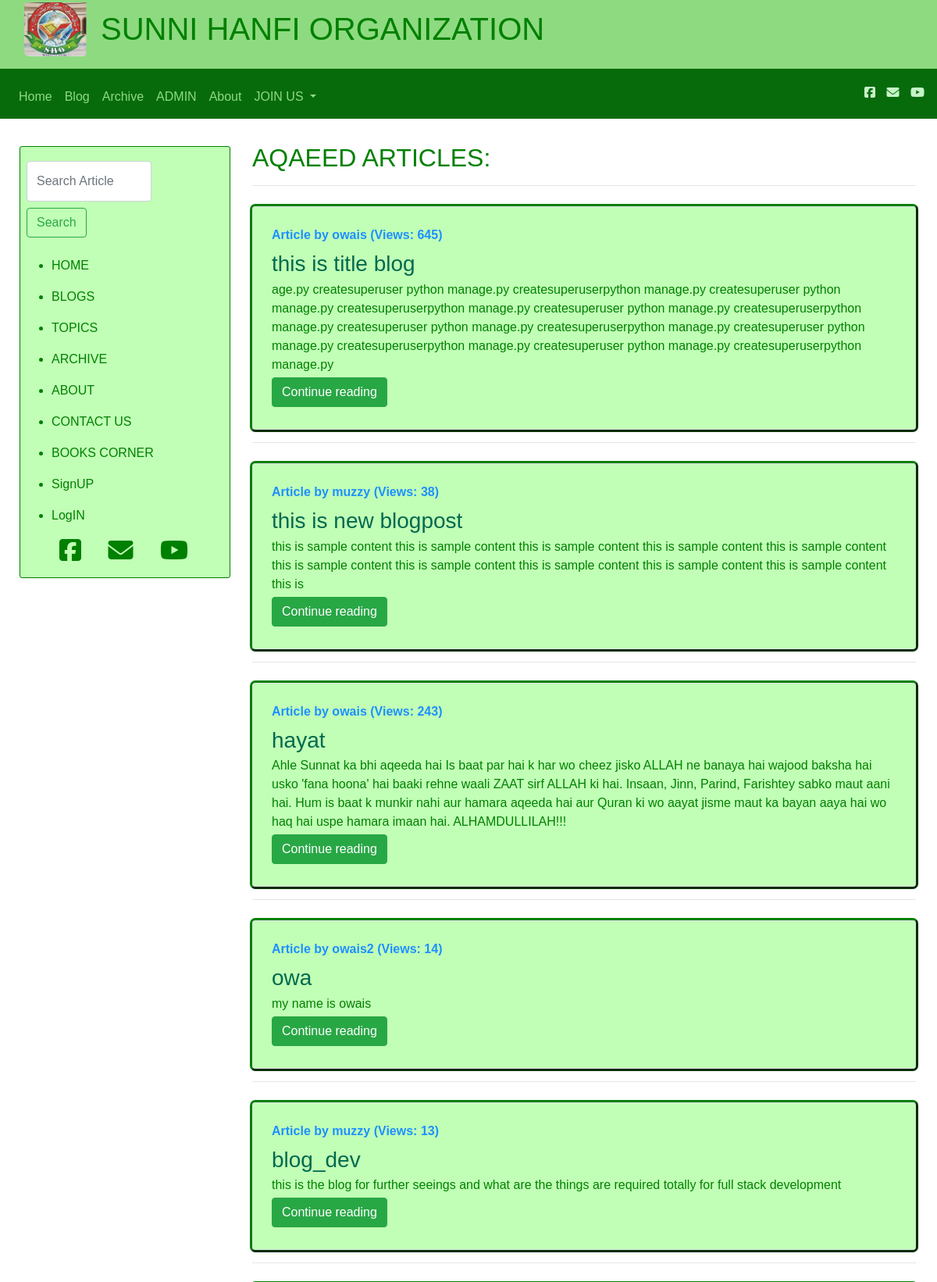
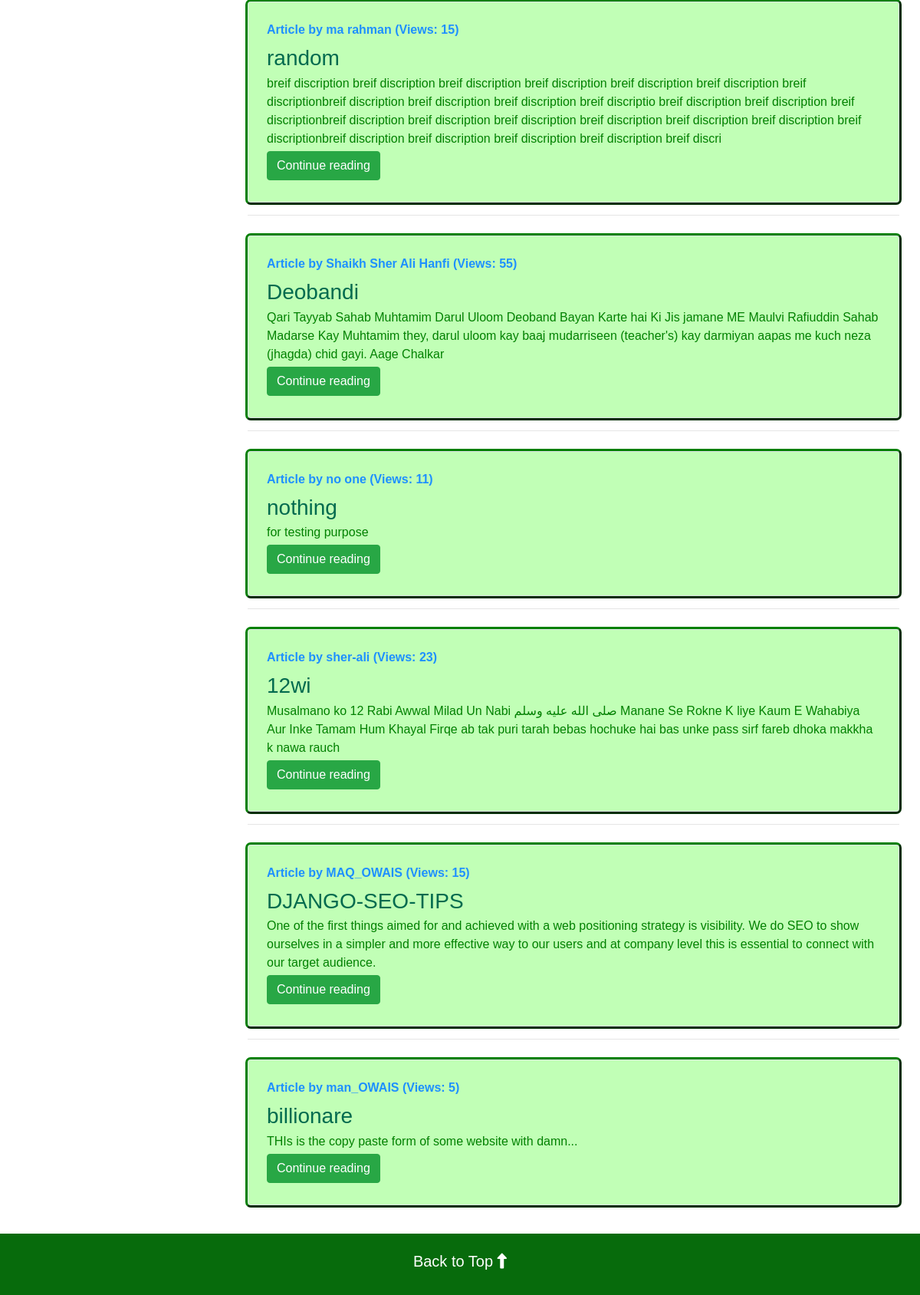
Screenshot of /blog/ with the database file from the repository (2 pictures, top to bottom).
### blog/models.py (models this page shows, shortened)
class Post(models.Model):
    MONTHLY_CHOICES = (
        ('JAN', 'JAN',),
        ('FEB', 'FEB',),
        ('MAR', 'MAR',),
        ('APR', 'APR',),
        ('MAY', 'MAY',),
        ('JUN', 'JUN',),
        ('JUL', 'JUL',),
        ('AUG', 'AUG',),
        ('SEPT', 'SEPT',),
        ('OCT', 'OCT',),
        ('NOV', 'NOV',),
        ('DEC', 'DEC',),
    )
    YEARLY_CHOICES = (
        ('2014', '2014',),
        ('2015', '2015',),
        ('2016', '2016',),
        ('2017', '2017',),
        ('2018', '2018',),
        ('2019', '2019',),
        ('2020', '2020',),
        ('2021', '2021',),
        ('2022', '2022',),
        ('2023', '2023',),
        ('2024', '2024',),
        ('2025', '2025',),
        ('2026', '2026',),
        ('2027', '2027',),
        ('2028', '2028',),
        ('2029', '2029',),
        ('2030', '2030',),
        ('2031', '2031',),
        ('2032', '2032',),
        ('2033', '2033',),
        ('2034', '2034',),
        ('2035', '2035',),
        ('2036', '2036',),
        ('2037', '2037',),
        ('2038', '2038',),
        ('2039', '2039',),
        ('2040', '2040',),
    )
    sno = models.AutoField(primary_key=True)
    title = models.CharField(max_length=255)
    author = models.CharField(max_length=100)
    brief = models.TextField(max_length=480,null=True)
    content = models.TextField()
    slug = models.CharField(max_length=130)
    views = models.IntegerField(default=0)
    topicsub = models.ForeignKey(Topic, blank=True, null=True, on_delete=models.CASCADE)
    rewrite_topicsub = models.CharField('Rewrite Topicsub (same as above) exactly {very compulsory} else this will not appear with "Topic section"',max_length=255,null=True,blank=True)
    timeStamp = models.DateTimeField(auto_now_add=True)
    monthly = models.CharField(
        choices=MONTHLY_CHOICES,
        max_length=20,
        null=True
    )
    yearly= models.CharField(
        choices=YEARLY_CHOICES,
        max_length=30,
        null=True,
    )

### blog/views.py (the view)
def blogHome(request):
    all_post = Post.objects.all()
    context = {"all_post": all_post ,
                "blog_page": "active"}
    return render(request , 'blog/blogHome.html', context)

### templates/blog/blogHome.html (shortened to what this page needs)
{% extends 'base.html' %}
{% block body %}
<div class="row" style="height: auto !important; margin-right: 10px; margin-left: 10px; margin-top: 10px;">
    <div id="sidebar3" style="height: auto !important;" itemscope="itemscope"
        itemtype="http://schema.org/WPSideBar" style="height: auto !important;">
        <div class="slidebar ty-trigger section" id="slidebar" style="height: auto !important;">
            <div class="widget LinkList" data-version="1" id="LinkList1">
                <h2 style="color: #556B2F; padding:5px;">
                </h2>
                <div class="widget-content">
                    <div id="srch1">
                        <form method="get" style="    margin-left: 0.5rem!important;" action="/search" class="form-inline my-2 my-lg-0 mx-3">
                        <input class="form-control mr-sm-1" type="search" placeholder="Search Article" aria-label="Search" name="query"
                            id="query" style="width:55%">
                        <button class="btn btn-outline-success my-2 mr-sm-1" type="submit">Search</button>
                        </form>
                    </div>
                    <ul style="color: green;">
                        <li><a href="/">
                                <p style=" color: green;">
                                    <p style=" color: green;">HOME</p>
                                </p>
                            </a></li>
                            <li><a href="/blog" style="color: green;">
                                <p>
                                    <p style=" color: green;">BLOGS</p>
                                </p>
                            </a></li>
                            <li><a href="/#topic" style="color: green;">
                                <p>
                                    <p style=" color: green;">TOPICS</p>
                                </p>
                            </a></li>
                            <li><a href="/archive" style="color: green;">
                                <p>
                                    <p style=" color: green;">ARCHIVE</p>
                                </p>
                            </a></li>
                            <li><a href="/about" style="color: green;">
                                <p>
                                    <p style=" color: green;">ABOUT</p>
                                </p>
                            </a></li>
                            <li><a href="/contact" style="color: green;">
                                <p>
                                    <p style=" color: green;">CONTACT US</p>
                                </p>
                            </a></li>
                            <li><a href="/books" style="color: green;">
                                <p>
                                    <p style=" color: green;">BOOKS CORNER</p>
                                </p>
                            </a></li>
                            {% if not user.is_authenticated %}
                            <li>
                                <a class="dropdown-item" data-toggle="modal" data-target="#signUPModal" style="color: green; width:70%; padding: 0px; cursor: pointer;">
                                <p>
                                    <p style=" color: green;">SignUP</p>
                                </p>
                            </a>
                            </li>
                            {% endif %}
                            {% if not user.is_authenticated %}
                            <li>
                                <a class="dropdown-item" data-toggle="modal" data-target="#loginModal" style="color: green; width:70%; padding: 0px; cursor: pointer;">
                                <p>
                                    <p style=" color: green;">LogIN</p>
                                </p>
                            </a>
                            </li>
                            {% endif %}
                            <div>
                                <a style="color: green; padding-left: 10px; padding-right: 20px;"
                                    href="https://www.facebook.com/SunniHanfiOrganisationMumbai/"><i
                                        class="fab fa-facebook-square fa-2x"></i></a>
                                <a style="color: green; padding-left: 10px; padding-right: 20px;"
                                    href="mailto: imran.shaikh16230@gmail.com" title="email"><i class="fas fa-envelope fa-2x"></i></a>
                                <a style="color:green; padding-left: 10px;padding-right:20px;"
                                    href="https://www.youtube.com/user/786SHO/videos" title="youtube"><i
                                        class="fa fa-youtube-play fa-2x" aria-hidden="true"></i>
                                </a>
                            </div>
                    </ul>
                </div>
            </div>
        </div>
    </div>
    <div class="container my-3" id="wrapper3">
        <h2 style="color: green;">AQAEED ARTICLES:</h2>
        {% for post in all_post%}
        <hr style="padding: 5px; color: solid green;">
        <div class="row no-gutters border rounded overflow-hidden flex-md-row my-3 shadow-sm h-md-250 position-relative"
            style=" border:0px green ; outline-style: outset; outline-color: green; background-color: rgb(193, 255, 182) ; ">
            <div class="col p-4 d-flex flex-column position-static">
                <strong class="d-inline-block mb-2" style="color:#1E90FF	;">Article by {{post.author}} (Views: {{ post.views}})</strong>
                <h3 class="mb-0 " style="color:#006a4e;"><a style="color:#006a4e;" href="/blog/{{post.slug}}/">{{post.title}}</a></h3>
                <p class="card-text mb-auto"style="color: green;">{{post.brief|safe|truncatechars:480}} </p>
                <div class="my-1"><a href="/blog/{{post.slug}}/" role="button" class="btn btn-success">Continue
                        reading</a>
                </div>
            </div>
        </div>
        {% endfor %}
    </div>
</div>
{% endblock body %}

### templates/blog/blogHome.html (style rules this page uses)
@media only screen and (min-width: 1000px) { #wrapper3, #sidebar3 { float: none; clear: both; margin: 0; } }
@media only screen and (min-width: 1100px) { #sidebar3 { padding-top: 20px; width: 30%; float: right; margin-bottom: 130px; margin-right: 20px; } }
@media only screen and (min-width: 1200px) and (max-width: 1299px) { #wrapper3 { max-width: 850px; } }
@media only screen and (min-width: 1200px) and (max-width: 1299px) { #sidebar3 { max-width: 270px; } }
@media only screen and (min-width: 1005px) { #wrapper3 { padding: 0px; width: 70%; float: left; } }
@media only screen and (min-width: 1100px) { #sidebar3 { padding-top: 25px; padding-right: 3px; padding-left: 15px; width: 30%; float: right; } }
@media only screen and (min-width: 250px) { #LinkList1 { border: 0.6px solid green; border-radius: 3px; background-color: rgb(193, 255, 182); } }
@media only screen and (min-width: 300px) { #wrapper3 { padding: 5px; } }
@media only screen and (min-width: 300px) { #wrapper3 { width: 98%; } }
#wrapper3 { float: left; }

### templates/base.html (style rules this page uses)
.form-control { width: 97%; }
* { font-family: 'Gill Sans', 'Gill Sans MT', Calibri, 'Trebuchet MS', sans-serif; }

### rows the page displays
Post: author "owais", views "645", title "this is title blog", brief "age.py createsuperuser python manage.py createsuperuserpython manage.py createsuperuser python manage.py createsuperuserpython manage.py createsuperuser python manage.py createsuperuserpython manage.py createsuperuser python manage.py createsuperuserpython manage.py createsuperuser python manage.py createsuperuserpython manage.py createsuperuser python manage.py createsuperuserpython manage.py"
Post: author "muzzy", views "38", title "this is new blogpost", brief "this is sample content this is sample content this is sample content this is sample content this is sample content this is sample content this is sample content this is sample content this is sample content this is sample content this is"
Post: author "owais", views "243", title "hayat", brief "Ahle Sunnat ka bhi aqeeda hai Is baat par hai k har wo cheez jisko ALLAH ne banaya hai wajood baksha hai usko 'fana hoona' hai baaki rehne waali ZAAT sirf ALLAH ki hai. Insaan, Jinn, Parind, Farishtey sabko maut aani hai. Hum is baat k munkir nahi aur hamara aqeeda hai aur Quran ki wo aayat jisme maut ka bayan aaya hai wo haq hai uspe hamara imaan hai. ALHAMDULLILAH!!!"
Post: author "owais2", views "14", title "owa", brief "my name is owais"
Post: author "muzzy", views "13", title "blog_dev", brief "this is the blog for further seeings and what are the things are required totally for full stack development"
Post: author "ma rahman", views "15", title "random", brief "breif discription breif discription breif discription breif discription breif discription breif discription breif discriptionbreif discription breif discription breif discription breif discriptio breif discription breif discription breif discriptionbreif discription breif discription breif discription breif discription breif discription breif discription breif discriptionbreif discription breif discription breif discription breif discription breif discri"
Post: author "Shaikh Sher Ali Hanfi", views "55", title "Deobandi", brief "Qari Tayyab Sahab Muhtamim Darul Uloom Deoband Bayan Karte hai Ki Jis jamane ME Maulvi Rafiuddin Sahab Madarse Kay Muhtamim they, darul uloom kay baaj mudarriseen (teacher's) kay darmiyan aapas me kuch neza (jhagda) chid gayi. Aage Chalkar"
Post: author "no one", views "11", title "nothing", brief "for testing purpose"
Post: author "sher-ali", views "23", title "12wi", brief "Musalmano ko 12 Rabi Awwal Milad Un Nabi صلى الله عليه وسلم Manane Se Rokne K liye Kaum E Wahabiya Aur Inke Tamam Hum Khayal Firqe ab tak puri tarah bebas hochuke hai bas unke pass sirf fareb dhoka makkha k nawa rauch"
Post: author "MAQ_OWAIS", views "15", title "DJANGO-SEO-TIPS", brief "One of the first things aimed for and achieved with a web positioning strategy is visibility. We do SEO to show ourselves in a simpler and more effective way to our users and at company level this is essential to connect with our target audience."
Post: author "man_OWAIS", views "5", title "billionare", brief "THIs is the copy paste form of some website with damn..."
